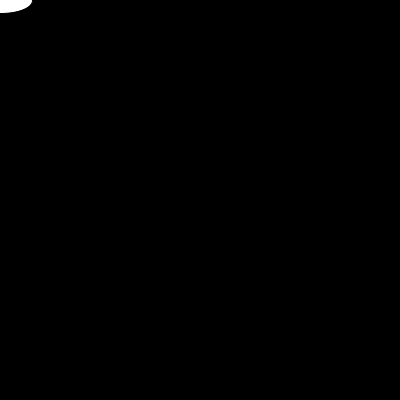
Frame 1 (no input)
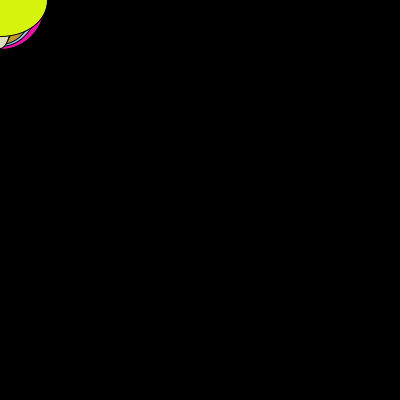
Frame 60 (the mouse pressed at the canvas centre just before this capture)
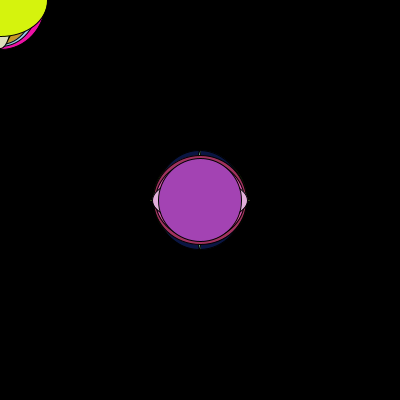
Frame 120 (the mouse held since frame 60 and released just before this capture)

The Processing sketch that drew these frames (run headless with seeded random() and noise(); from frame 60 on, the mouse is pressed at the canvas centre):

// Processing sketch: processing_70812
// ── processing_70812.pde

void setup(){
  size(400,400);
  background(0,0,0);
}

void draw(){
  ellipse(mouseX,mouseY,1+random(100),1+random(100));
  fill(1+random(255),1+random(255),1+random(255));
}

void mousePressed(){
  fill(1+random(255),1+random(255),1+random(255));
  background(1+random(255),1+random(255),1+random(255));
}
